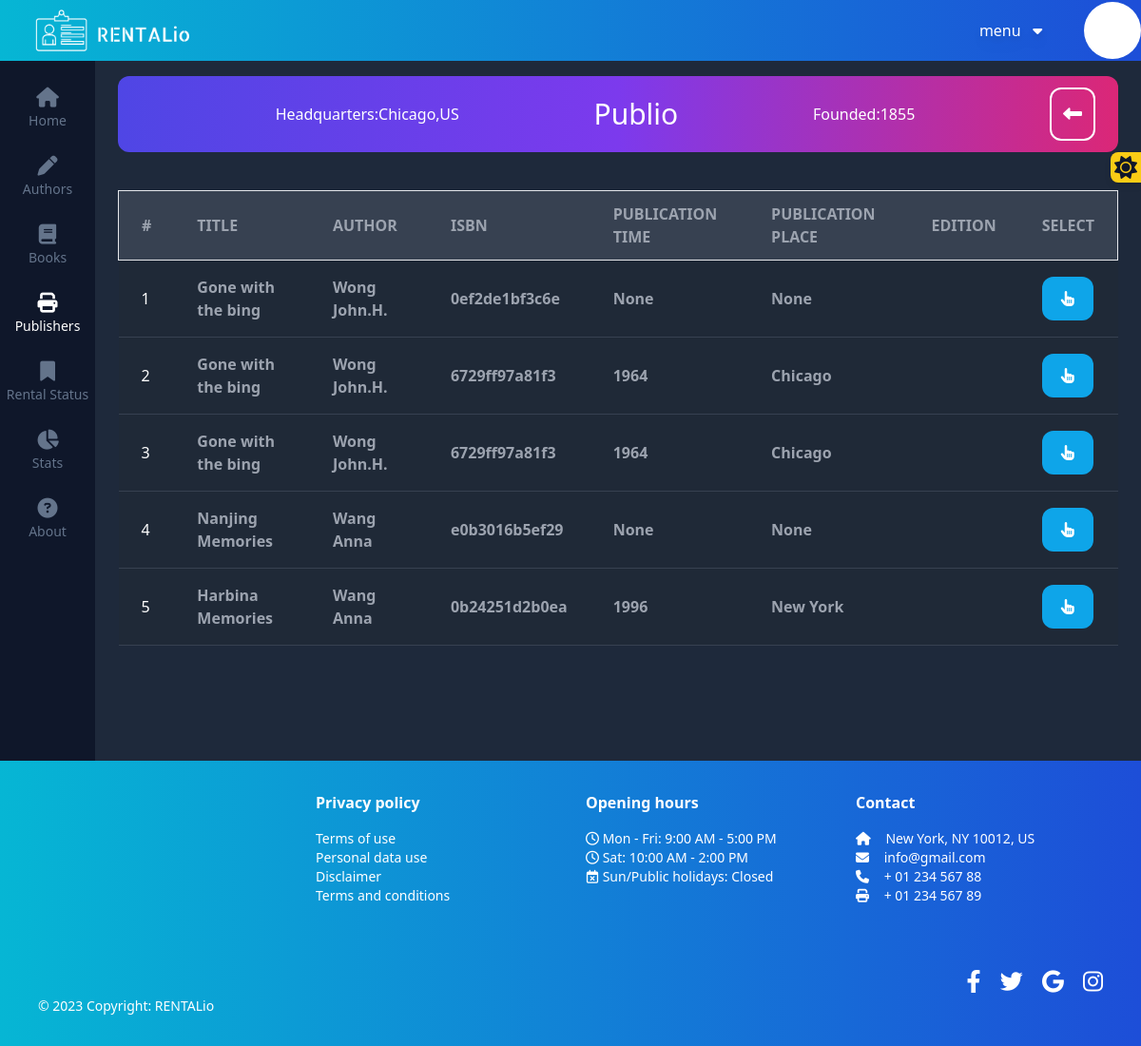
Before: /publishers/details/Publio/ (signed in) with the older database file.
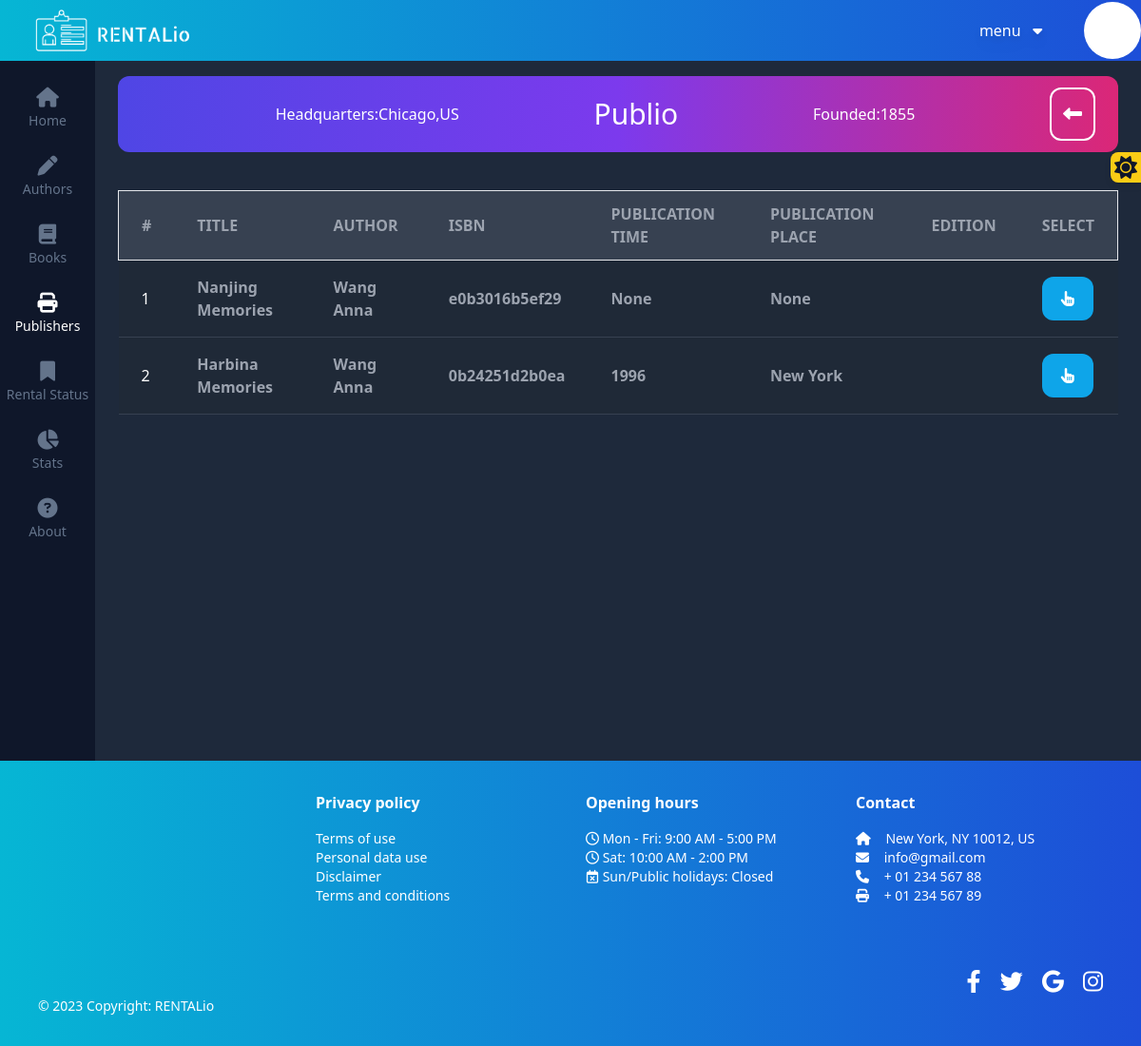
After: the same page with the newer database file.
### publishers/models.py (models this page shows, shortened)
class Publisher(models.Model):
    id=models.UUIDField(primary_key=True, default=uuid.uuid4,editable=False)
    name=models.CharField(max_length=300)
    country= CountryField(blank_label='(select a country)')
    headquarters=models.CharField(max_length=100,blank=True)
    founded = models.PositiveIntegerField(blank=True,null=True)
    created_at=models.DateTimeField(auto_now_add=True)
    updated_at=models.DateTimeField(auto_now=True)

### books/models.py (models this page shows, shortened)
class Book(models.Model):
    title = models.ForeignKey(BookTitle,on_delete=models.CASCADE)
    ISBN=models.CharField(max_length=13,blank=True)
    id = models.CharField(primary_key=True, max_length=32, default=uuid.uuid4, editable=False)
    qr_code=models.ImageField(upload_to='qr_codes',blank=True,null=True)
    created_at=models.DateTimeField(auto_now_add=True)
    updated_at=models.DateTimeField(auto_now=True)
    publication_time = models.PositiveIntegerField(null=True, blank=True)
    publication_place = models.CharField(max_length=255, null=True, blank=True)
    edition= models.CharField(max_length=100, null=True, blank=True)
    def get_absolute_url(self):
        letter = self.title.title[:1].lower()
        return reverse("books:detail-book", kwargs={"letter": letter, "slug": self.title.slug, "book_id": self.id})

class BookTitle(models.Model):
    publisher=models.ForeignKey(Publisher,on_delete=models.CASCADE)
    author = models.ForeignKey(Author,on_delete=models.CASCADE)
    title = models.CharField(max_length=300,unique=True)
    slug=models.SlugField(blank=True)                                                                                   #optional
    genre = models.CharField(
        max_length=7,
        choices=GENRE_CHOICES,
        default='DRA',
    )
    created_at=models.DateTimeField(auto_now_add=True)
    updated_at=models.DateTimeField(auto_now=True)

### authors/models.py (models this page shows, shortened)
class Author(models.Model):
    name = models.CharField(max_length=300)
    birth_year = models.PositiveIntegerField(null=True, blank=True)
    def __str__(self):
        return str(self.name)

### publishers/views.py (the view)
# urls.py: path('details/<str:name>/',PublishersDetailView.as_view(),name='details'),
class PublishersDetailView(LoginRequiredMixin,DetailView):
    model = Publisher
    template_name = 'publishers/detail.html'
    def get_object(self,queryset=None):
        name=self.kwargs.get('name')
        name=unquote(name)
        return get_object_or_404(Publisher,name=name)
    def get_context_data(self, **kwargs):
        context=super().get_context_data(**kwargs)
        context['book_titles']=BookTitle.objects.filter(publisher=self.object)
        context['books'] = Book.objects.filter(title__publisher=self.object)
        return context

### publishers/templates/publishers/detail.html (shortened to what this page needs)
{% extends 'base.html' %}
{% block content %}
{% include 'components/publisher_header.html' with publisher=publisher.name   is_go_back=True %}
    <div class="overflow-x-auto pt-">
        <table class="w-full text-md text-left text-gray-500 dark:text-gray-400">
            <thead class="text-md text-gray-700 uppercase dark:bg-gray-700 dark:text-gray-400">
                <tr class="border">
                    <th scope="col" class="py-3 px-6">
                        #
                    </th>
                    <th scope="col" class="py-3 px-6">
                        title
                    </th>
                    <th scope="col" class="py-3 px-6">
                        author
                    </th>
                    <th scope="col" class="py-3 px-6">
                        ISBN
                    </th>
                    <th scope="col" class="py-3 px-6">
                        Publication Time
                    </th>
                    <th scope="col" class="py-3 px-6">
                        Publication Place
                    </th>
                           <th scope="col" class="py-3 px-6">
                        Edition
                    </th>
                    <th scope="col" class="py-3 px-6">
                        select
                    </th>
                </tr>
            </thead>
            <tbody>
                {% for book in books %}
                <tr class="border-b dark:bg-gray-800 dark:border-gray-700 {% if not obj.is_read  %}font-bold{% endif %}">
                    <td scope="row" class="py-4 px-6 font-medium text-gray-900 whitespace-nowrap dark:text-white">
                        {{forloop.counter}}
                    </td>
                    <td class="py-4 px-6">
                        {{book.title.title}}
                    </td>
                    <td class="py-4 px-6">
                        {{book.title.author}}
                    </td>
                    <td class="py-4 px-6">
                        {{book.ISBN}}
                    </td>
                    <td class="py-4 px-6">
                        {{book.publication_time}}
                    </td>
                     <th scope="col" class="py-3 px-6">
                        {{book.publication_place}}
                    </th>
                    <td class="py-4 px-6">
                    </td>
                    <td class="py-4 px-6">
                        {% include 'components/buttons/select_button.html' with href=book.get_absolute_url %}
                </tr>
                {% endfor %}
            </tbody>
        </table>
    </div>
{% endblock content %}

### theme/templates/base.html (shortened to what this page needs)
{% load static tailwind_tags %}
<!DOCTYPE html>
<html lang="en" class="{% if request.session.is_dark_mode %}dark{% endif %}">
	<head>
        <link rel="stylesheet" href="https://cdnjs.cloudflare.com/ajax/libs/font-awesome/6.4.0/css/all.min.css"
 />
        {% tailwind_css %}
	</head>
	<body class="bg-gray-50 dark:bg-slate-800 dark:text-white">
        {% include 'layout/navbar.html' %}
        <div class="grid grid-cols-12">
        {% if request.user.is_authenticated %}
            <div class="col-span-1">
                {% include 'layout/sidebar.html' %}
        </div>
        {% endif %}
		<div class=" {% if request.user.is_authenticated %}col-span-11 {% else%} col-span-12 {% endif %}">
            <div class="pt-20 px-6">
        {% if request.user.is_authenticated %}
                    <a href="{% url 'change' %}"
                    class="fixed top-40 right-0 p-1 rounded-l-lg
					bg-slate-200 hover:bg-slate-300 dark:bg-yellow-400
					dark:hover:bg-yellow-500 text-slate-900 drop-shadow-md transition-all
					"
                    >
                    <i class="fa-solid {% if not request.session.is_dark_mode %}fa-moon{% else %}fa-sun{% endif %} fa-xl"></i>
                    </a>
        {% endif %}
                {% block content %}
                {% endblock content %}
		</div>
		</div>
        </div>
	</body>
                    {% include 'layout/footer.html' %}
</html>

### templates/layout/navbar.html (shortened to what this page needs)
{% load static %}
<nav class="fixed flex items-center h-16 bg-gradient-to-r from-cyan-500 to-blue-700 mb-2 w-full z-10 text-white">
        <div class="flex justify-between items-center w-full px-4 py-3">
            <a href="{% url 'home' %}" style="margin-left: 20px;">
    <img src="{% static 'images/logo.png' %}" class="h-12" alt="rentalio logo">
            </a>
            </div>
            {% if request.user.is_authenticated %}
            <div class="flex items-center">
                <div class="relative" id="dropdown-box">
                <button id="btn-dropdown" style="width:130px;" class="bg-gradient-blue-300 rounded-lg drop-shadow-lg p-4 hover:opacity-80 focus:ring-8 focus:ring-blue-300 transition-transform transition-duration-500 font-light text-medium text-white" type="button">
    menu &nbsp; <i class="fa-solid fa-caret-down"></i>
</button>
                </div>
            <div class="bg-white rounded-full ml-3">
            <svg width="60" height="60" data-jdenticon-value="{{ request.user.username }}"></svg>
            </div>
        </div>
                {% endif %}
    </nav>

### templates/layout/sidebar.html (shortened to what this page needs)
    {% url 'home' as path_to_home %}
    {% url 'about' as path_to_about %}
    {% url 'stats' as path_to_stats %}
    {% url 'books:main' letter='None' as path_to_books %}
    {% url 'rentals:main'  as path_to_rentals %}
    {% url 'authors:main' letter='None' as path_to_authors %}
    {% url 'publishers:main' letter='None' as path_to_publishers %}
<aside class="hidden md:block sticky bg-slate-900 h-screen text-white w-full pt-24 text-sm">
    <ul>
        <li class="mb-6 mx-auto">
            <a href="{{path_to_home}}" class="grid h-12 place-items-center cursor-pointer hover:text-slate-200 duration-300 text-slate-500 {% if request.path == path_to_home %}text-white{% endif %}">
                <p>Home</p>
            </a>
                    <li class="mb-6 mx-auto">
            <a href="{{path_to_authors}}" class="grid h-12 place-items-center cursor-pointer hover:text-slate-200 duration-300 text-slate-500 {% if 'authors' == request.resolver_match.view_name|slice:'0:7' %}text-white{% endif %}">
                <p>Authors</p>
            </a>
        </li>
        </li>
          <li class="mb-6 mx-auto">
            <a href="{{path_to_books}}" class="grid h-12 place-items-center cursor-pointer hover:text-slate-200 duration-300 text-slate-500 {% if 'books' == request.resolver_match.view_name|slice:'0:5' %}text-white{% endif %}">
                <p>Books</p>
            </a>
        </li>
            <li class="mb-6 mx-auto">
            <a href="{{path_to_publishers}}" class="grid h-12 place-items-center cursor-pointer hover:text-slate-200 duration-300 text-slate-500 {% if 'publishers' in request.resolver_match.view_name %}text-white{% endif %}">
                <p>Publishers</p>
            </a>
        </li>
        <li class="mb-6 mx-auto">
            <a href="{{path_to_rentals}}" class="grid h-12 place-items-center cursor-pointer hover:text-slate-200 duration-300 text-slate-500 {% if 'rentals' == request.resolver_match.view_name|slice:'0:7' %}text-white{% endif %}">
                <p>Rental Status</p>
            </a>
        </li>
           <li class="mb-6 mx-auto">
            <a href="{{path_to_stats}}" class="grid h-12 place-items-center cursor-pointer hover:text-slate-200 duration-300 text-slate-500 {% if request.path == path_to_stats %}text-white{% endif %}">
                <p>Stats</p>
            </a>
        </li>
          <li class="mb-6 mx-auto">
            <a href="{{path_to_about}}" class="grid h-12 place-items-center cursor-pointer hover:text-slate-200 duration-300 text-slate-500 {% if request.path == path_to_about %}text-white{% endif %}">
                <p>About</p>
            </a>
        </li>
    </ul>
</aside>

### templates/components/publisher_header.html (shortened to what this page needs)
<div class="bg-gradient-to-r from-indigo-600 via-purple-600 to-pink-600 text-white rounded-xl mb-10 h-[80px] flex justify-between items-center px-6" id="head">
    <div class="text-1xl">Headquarters:{{object.headquarters}},{{object.country}}</div>
    <div class="text-3xl">{{object.name}}</div>
    <div class="text-1xl">Founded:{{object.founded}}</div>
        <div>
{% if is_go_back %}
    <div class="{% if is_form_available %}ml-3{% endif %}">
        <button onclick="history.back();" class="bg-transparent border-2 border-white text-white hover:bg-white hover:text-slate-900 p-3 rounded-xl text-xl" id="go-back-btn">
            <i class="fa-solid fa-left-long"></i>
        </button>
    </div>
{% endif %}
        </div>
</div>

### templates/components/buttons/select_button.html
<a href="{{href}}" class="bg-sky-500 hover:bg-sky-600 text-white rounded-xl px-5 py-3">
    <i class="fa-solid fa-hand-pointer"></i>
</a>

### templates/layout/footer.html (shortened to what this page needs)
<!DOCTYPE html>
<html lang="en">
<head>
    <link href="https://cdn.jsdelivr.net/npm/tailwindcss@2.2.19/dist/tailwind.min.css" rel="stylesheet">
</head>
<body>
    <footer class="bg-gradient-to-r from-cyan-500 to-blue-700 text-white p-8">
        <div class="flex justify-end items-start flex-wrap">
            <div class="footer-section w-full sm:w-1/2 md:w-1/4 lg:w-1/4 xl:w-1/4 px-4 mb-8">
                <h6 class="text-uppercase mb-4 font-semibold">Privacy policy</h6>
                <p class="text-sm">
                    <a href="#" class="text-white">Terms of use</a>
                </p>
                <p class="text-sm">
                    <a href="#" class="text-white">Personal data use</a>
                </p>
                <p class="text-sm">
                    <a href="#" class="text-white">Disclaimer</a>
                </p>
                <p class="text-sm">
                    <a href="#" class="text-white">Terms and conditions</a>
                </p>
            </div>
       <div class="footer-section w-full sm:w-1/2 md:w-1/4 lg:w-1/4 xl:w-1/4 px-4 mb-8">
    <h6 class="text-uppercase mb-4 font-semibold">Opening hours</h6>
    <div class="text-sm">
        <p><i class="far fa-clock"></i> Mon - Fri: 9:00 AM - 5:00 PM</p>
        <p><i class="far fa-clock"></i> Sat: 10:00 AM - 2:00 PM</p>
        <p><i class="far fa-calendar-times"></i> Sun/Public holidays: Closed</p>
    </div>
</div>
            <div class="footer-section w-full sm:w-1/2 md:w-1/4 lg:w-1/4 xl:w-1/4 px-4 mb-8">
                <h6 class="text-uppercase mb-4 font-semibold">Contact</h6>
                <p class="text-sm">
                    <i class="fas fa-home mr-3"></i> New York, NY 10012, US
                </p>
                <p class="text-sm">
                    <i class="fas fa-envelope mr-3"></i> info@gmail.com
                </p>
                <p class="text-sm">
                    <i class="fas fa-phone mr-3"></i> + 01 234 567 88
                </p>
                <p class="text-sm">
                    <i class="fas fa-print mr-3"></i> + 01 234 567 89
                </p>
            </div>
        </div>
         <div class="mt-8 text-right">
        <a href="#" class="fab fa-facebook-f text-white text-2xl mx-2"></a>
        <a href="#" class="fab fa-twitter text-white text-2xl mx-2"></a>
        <a href="#" class="fab fa-google text-white text-2xl mx-2"></a>
        <a href="#" class="fab fa-instagram text-white text-2xl mx-2"></a>
    </div>
        <div class="copyright w-full sm:w-1/2 md:w-1/4 lg:w-1/4 xl:w-1/4 px-2 ">
            <p class="text-sm">&copy; 2023 Copyright:
                <a href="https://mdbootstrap.com/" class="text-white">RENTALio</a>
            </p>
        </div>
    </footer>
</body>
</html>

Changed rows visible on the page:
removed Book: title "Gone with the bing", title.author "Wong John.H.", ISBN "0ef2de1bf3c6e", publication_time "None", publication_place "None"
removed Book: title "Gone with the bing", title.author "Wong John.H.", ISBN "6729ff97a81f3", publication_time "1964", publication_place "Chicago"
removed Book: title "Gone with the bing", title.author "Wong John.H.", ISBN "6729ff97a81f3", publication_time "1964", publication_place "Chicago"
